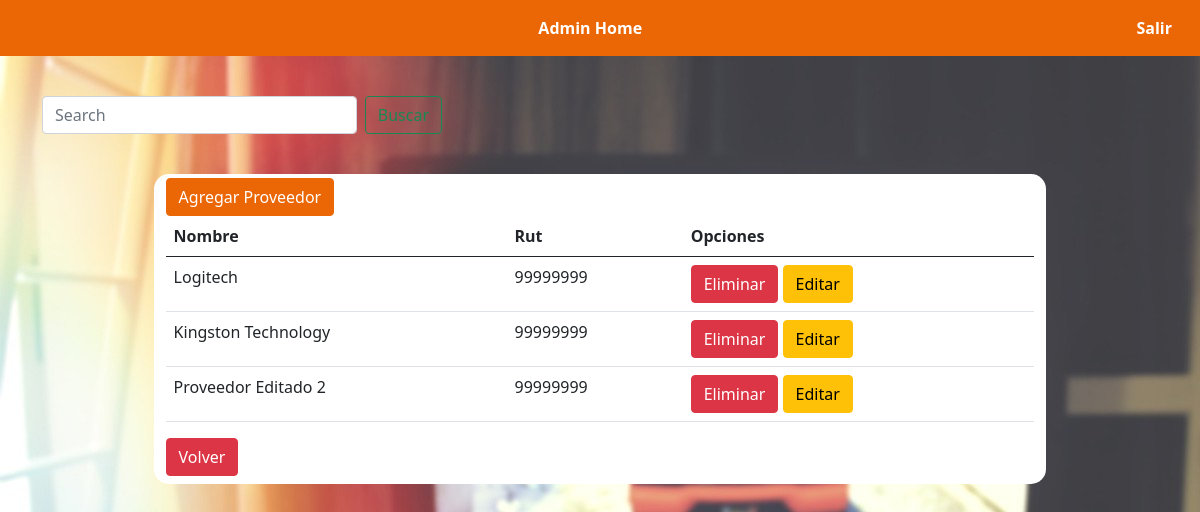
The page /productos/proveedores/ (signed in) on the database its author committed.
### producto/models.py (models this page shows, shortened)
class Proveedor(models.Model):
    id_proveedor = models.AutoField(primary_key=True)
    rut          = models.IntegerField(null=True)
    dv           = models.CharField(max_length=1, null=True)
    nombre       = models.CharField(max_length=50, null=False)
    id_pais      = models.ForeignKey(Pais, on_delete=models.CASCADE)

### producto/views.py (the view)
# urls.py: path('proveedores/', listar_proveedor, name="proveedores"),
def listar_proveedor(request):
    busqueda = request.GET.get("buscar")
    proveedores = Proveedor.objects.all()
    if busqueda:
        proveedores = Proveedor.objects.filter(
            Q(nombre__icontains = busqueda) |
            Q(rut__icontains = busqueda)
        ).distinct()
    if request.user.is_staff:
        return render(request, 'proveedor/listaProveedores.html', {'entity':proveedores})
    else:
         return render(request,'acceso-denegado.html')

### carrito/context_processor.py (called while the page is built)
def importe_total_carro(request):
    total=0
    if 'carro' in request.session:
        for key, value in request.session["carro"].items():
            total=total+(int(value["precio"]))
    return {"importe_total_carro":total}

def precio_totalMasEnvio(request):
    precio_envio = PrecioEnvio.objects.only('precio').get(id_envio=1)
    total=0 + precio_envio.precio
    if 'carro' in request.session:
        for key, value in request.session["carro"].items():
            total=total+(int(value["precio"]))
    return {"precio_totalMasEnvio":total}

### producto/templates/proveedor/listaProveedores.html (shortened to what this page needs)
{% extends 'baseadmin.html' %}
{% load crispy_forms_tags %}
{% load static %}
{% block body %}
<div class="container-sm">
  <form class="d-flex" id="barraBusqueda" method="GET">
      <input class="form-control me-2" type="search" placeholder="Search" aria-label="Search" name="buscar"
          value="{{request.GET.buscar}}">
      <button class="btn btn-outline-success" type="submit">Buscar</button>
  </form>
</div>
<div class="container" id="cajaProveedores">
  <div class="container-sm" id="proveedores">
    <a href="{% url 'agregar_proveedor' %}" class="btn btn-success mt-1">Agregar Proveedor</a>
    <table class="table">
      <thead>
        <tr>
          <th scope="col">Nombre</th>
          <th scope="col">Rut</th>
          <th scope="col">Opciones</th>
        </tr>
      </thead>
      <tbody>
        {% for p in entity %}
        <tr>
          <td>{{ p.nombre | title }}</td>
          <td>{{ p.rut | title }}</td>
          <td>
            <a href="#" class="btn btn-danger" onclick="AlertEliminarProveedor({{ p.id_proveedor }});">Eliminar</a>
                <a href="{% url 'modificar_proveedor' p.id_proveedor %}" class="btn btn-warning">Editar</a>
          </td>
        </tr>
        {% endfor %}
      </tbody>
    </table>
    <a class="btn btn-danger mb-2" href="{% url 'administrador' %}">Volver</a>
  </div>
</div>
{% endblock %}

### static/css/admin.css (style rules this page uses)
body { background: white url("../imagenes/fondo.jpg") ; }
.btn-success { background-color: #EB6604 !important; border-color: #EB6604 !important; }
#proveedores { background-color: white; margin-top: 40px; border-radius: 15px; width: 80%; }
#barraBusqueda { width: 400px; margin-top: 40px; }

### rows shown on the page
Proveedor: nombre "Logitech", rut "99999999"
Proveedor: nombre "Kingston Technology", rut "99999999"
Proveedor: nombre "Proveedor Editado 2", rut "99999999"
